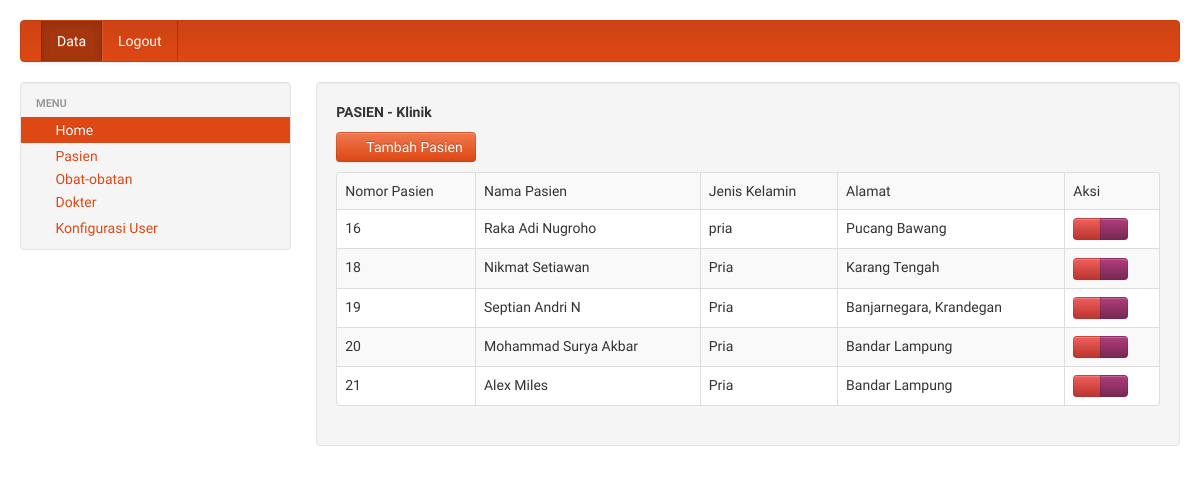
/pengurus/datapasien.php (signed in), run on an earlier commit of the app's database.
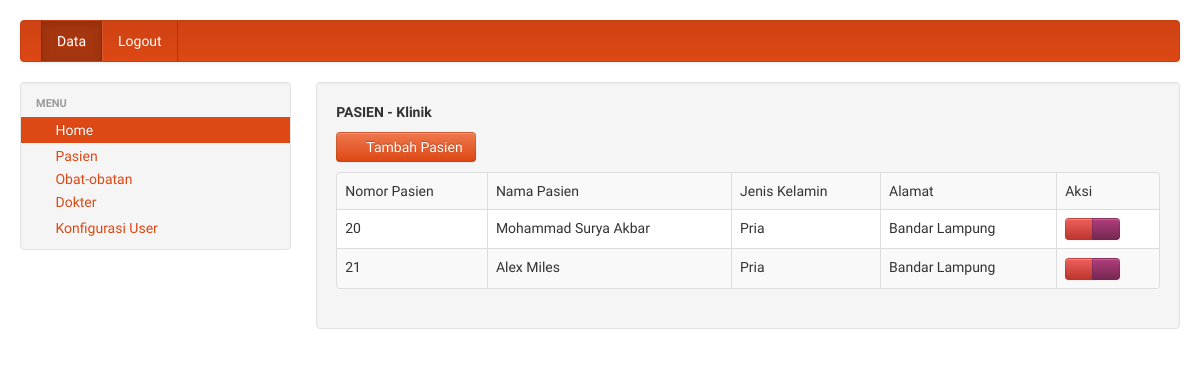
And on a later commit of the database.
### tables this page shows
CREATE TABLE `pasien` (
  `no_pasien` int(11) NOT NULL,
  `nm_pasien` varchar(300) NOT NULL,
  `j_kel` varchar(100) NOT NULL,
  `agama` varchar(100) NOT NULL,
  `alamat` varchar(300) NOT NULL,
  `tgl_lhr` date NOT NULL,
  `usia` int(3) NOT NULL,
  `no_tlp` int(14) NOT NULL,
  `nm_kk` varchar(300) NOT NULL,
  `hub_kel` varchar(100) NOT NULL
);

### pengurus/datapasien.php (the view, shortened to what this page needs)
<?php require_once('../Connections/koneksi.php'); ?>
<?php
$maxRows_datapasien = 10;
$pageNum_datapasien = 0;
$startRow_datapasien = $pageNum_datapasien * $maxRows_datapasien;
$query_datapasien = "SELECT no_pasien, nm_pasien, j_kel, alamat FROM pasien";
$query_limit_datapasien = sprintf("%s LIMIT %d, %d", $query_datapasien, $startRow_datapasien, $maxRows_datapasien);
$datapasien = mysql_query($query_limit_datapasien, $koneksi) or die(mysql_error());
$row_datapasien = mysql_fetch_assoc($datapasien);
?>
<!DOCTYPE html>
<html>
<head>
<link rel='stylesheet' type='text/css' href='../library/bootstrap/bootstrap.css'/>
<link rel='stylesheet' type='text/css' href='../library/bootstrap/style.css'/>
</head>
<body>
<div class='container-fluid' style='margin-top:20px;'>
<?php include("navbar.php"); ?>
	<div class='row-fluid'>
	<?php include("sidebar.php"); ?>
    <div class="span9">
    <div class='well' fixed center;'>
		<b>PASIEN - Klinik</b>
		<p style='margin-top:10px'>
		<a href='pasienbaru.php' class='btn btn-primary'><i class='icon icon-white icon-plus'></i> Tambah Pasien</a>
		<table style='margin-top:10px;background:white' class="table table-bordered table-striped table-hover">
		  <tr>
		    <td>Nomor Pasien</td>
		    <td>Nama Pasien</td>
		    <td>Jenis Kelamin</td>
		    <td>Alamat</td>
		    <td>Aksi</td>
	      </tr>
		  <?php do { ?>
		    <tr>
		      <td><?php echo $row_datapasien['no_pasien']; ?></td>
		      <td><?php echo $row_datapasien['nm_pasien']; ?></td>
		      <td><?php echo $row_datapasien['j_kel']; ?></td>
		      <td><?php echo $row_datapasien['alamat']; ?></td>
		      <td>
              <div class='btn-group'>
              <a href="hapuspasien.php?no_pasien=<?php echo $row_datapasien['no_pasien']; ?>" class="btn btn-mini btn-danger tipsy-kiri-atas" title="Hapus Data Ini"><i class="icon-remove icon-white"></i></a>
              <a href="formeditpasien.php?no_pasien=<?php echo $row_datapasien['no_pasien']; ?>" class="btn btn-mini btn-info tipsy-kiri-atas" title='Edit Data ini'> <i class="icon-edit icon-white"></i> </a>
              </div>
              </td>
	      </tr>
		    <?php } while ($row_datapasien = mysql_fetch_assoc($datapasien)); ?>
	  </table>
    </div>
    </div>
</div>
</body>
</html>

### pengurus/navbar.php (shortened to what this page needs)
<?php
$logoutAction = $_SERVER['PHP_SELF']."?doLogout=true";
?>
<div class="navbar navbar-top">
		<div class="navbar-inner">
			<div class="container">
				<div class="nav-collapse">
					<ul class="nav">
					  <li class="active"><a href="#">Data</a></li>
					  <li><a href="<?php echo $logoutAction ?>" align="left">Logout</a></li>
					</ul>
				</div>
			</div>
		</div>
	</div>

### pengurus/sidebar.php
<div class='span3'>
	<div class="well" style="padding: 8px 0;">
		<ul class="nav nav-list">
		  <li class="nav-header">Menu</li>
		  <li class='active'><a href="index.php"><i class="icon icon-home"></i> Home</a></li>
		  <li><a href="datapasien.php"><i class="icon icon-flag"></i> Pasien</a></li
       <li><a href="dataobat.php"><i class="icon icon-plus"></i> Obat-obatan</a></li>
       <li><a href="datadokter.php"><i class="icon icon-plus"></i> Dokter</a></li>
       <li><a href="dataadmin.php"><i class="icon icon-user"></i> Konfigurasi User</a></li>
		</ul>
	</div>
</div>

What changed in the data, as far as the page shows it:
removed pasien: no_pasien "16", nm_pasien "Raka Adi Nugroho", j_kel "pria", alamat "Pucang Bawang"
removed pasien: no_pasien "18", nm_pasien "Nikmat Setiawan", j_kel "Pria", alamat "Karang Tengah"
removed pasien: no_pasien "19", nm_pasien "Septian Andri N", j_kel "Pria", alamat "Banjarnegara, Krandegan"
